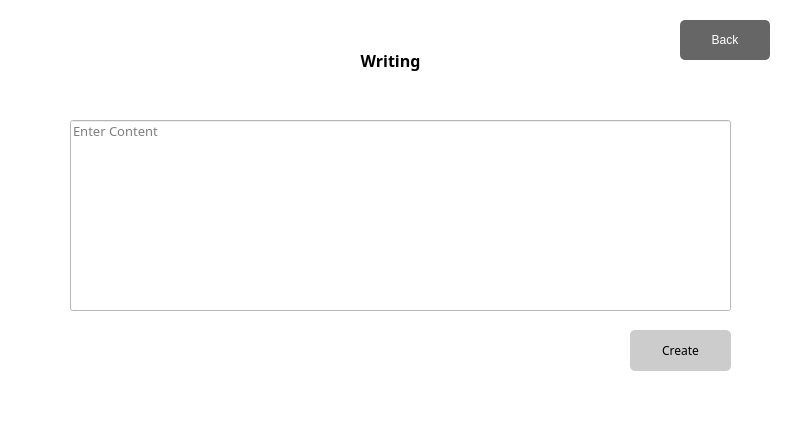
<?xml version="1.0" encoding="UTF-8"?>
<ui version="4.0">
 <class>Form</class>
 <widget class="QWidget" name="Form">
  <property name="geometry">
   <rect>
    <x>0</x>
    <y>0</y>
    <width>796</width>
    <height>421</height>
   </rect>
  </property>
  <property name="windowTitle">
   <string>Form</string>
  </property>
  <property name="styleSheet">
   <string notr="true">background-color:rgba(255, 255, 255, 255);</string>
  </property>
  <widget class="QLabel" name="label_2">
   <property name="geometry">
    <rect>
     <x>330</x>
     <y>40</y>
     <width>121</width>
     <height>41</height>
    </rect>
   </property>
   <property name="font">
    <font>
     <family>맑은 고딕</family>
     <pointsize>12</pointsize>
     <weight>75</weight>
     <bold>true</bold>
    </font>
   </property>
   <property name="styleSheet">
    <string notr="true">background-color: rgba(255, 255, 255, 0);</string>
   </property>
   <property name="text">
    <string>Writing</string>
   </property>
   <property name="textFormat">
    <enum>Qt::RichText</enum>
   </property>
   <property name="alignment">
    <set>Qt::AlignCenter</set>
   </property>
  </widget>
  <widget class="QLineEdit" name="ContentEdit">
   <property name="geometry">
    <rect>
     <x>70</x>
     <y>120</y>
     <width>661</width>
     <height>191</height>
    </rect>
   </property>
   <property name="font">
    <font>
     <family>맑은 고딕</family>
     <pointsize>10</pointsize>
    </font>
   </property>
   <property name="styleSheet">
    <string notr="true">text-align:top;</string>
   </property>
   <property name="alignment">
    <set>Qt::AlignLeading|Qt::AlignLeft|Qt::AlignTop</set>
   </property>
   <property name="placeholderText">
    <string>Enter Content</string>
   </property>
  </widget>
  <widget class="QPushButton" name="btn_borad">
   <property name="geometry">
    <rect>
     <x>680</x>
     <y>20</y>
     <width>90</width>
     <height>40</height>
    </rect>
   </property>
   <property name="styleSheet">
    <string notr="true">QPushButton#btn_borad{
	background-color: rgba(102, 102, 102, 255);
	border-radius:5px;
	color: rgba(255, 255, 255, 255);
}

QPushButton#btn_borad::pressed{
	padding-left:5px;
	padding-top:5px;
	background-color:rgba(200, 200, 200, 255);
}</string>
   </property>
   <property name="text">
    <string>Back</string>
   </property>
  </widget>
  <widget class="QPushButton" name="btn_writing">
   <property name="geometry">
    <rect>
     <x>630</x>
     <y>330</y>
     <width>101</width>
     <height>41</height>
    </rect>
   </property>
   <property name="font">
    <font>
     <family>맑은 고딕</family>
    </font>
   </property>
   <property name="styleSheet">
    <string notr="true">QPushButton#btn_writing{
	background-color: rgba(204, 204, 204, 255);
	border-radius:5px;
}

QPushButton#btn_writing::pressed{
	padding-left:5px;
	padding-top:5px;
	background-color:rgba(204, 228, 247, 255);
}QPushButton#btnwriting{
	background-color: rgba(204, 204, 204, 255);
	border-radius:5px;
}

QPushButton#btnwriting::pressed{
	padding-left:5px;
	padding-top:5px;
	background-color:rgba(204, 228, 247, 255);
}</string>
   </property>
   <property name="text">
    <string>Create</string>
   </property>
  </widget>
 </widget>
 <resources/>
 <connections/>
</ui>
